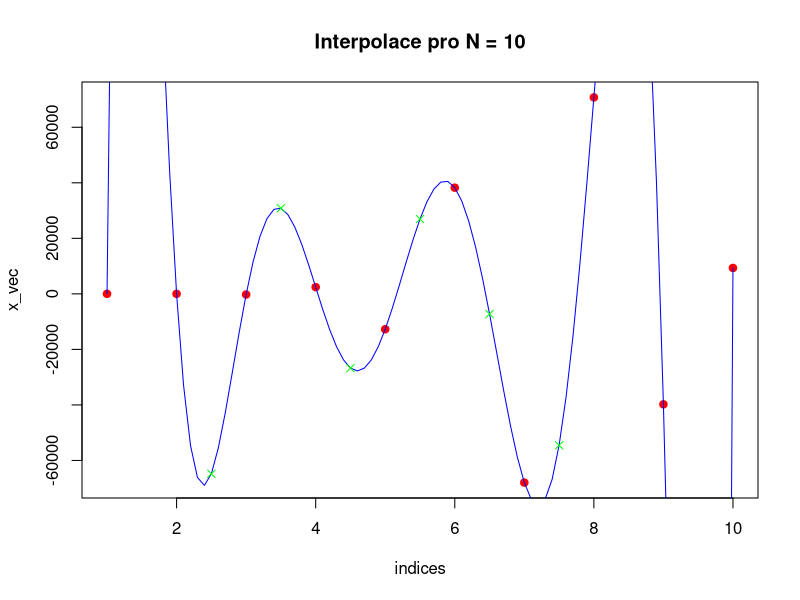

Generate this figure with R:
## ---- chunk 1
knitr::opts_chunk$set(echo = TRUE)
## ---- chunk 2
# fofoof
NewtonHorner <- function(a, x, eps = 0.0000001){
  N <- length(a)
  repeat{
    y <- a[1]
    yd <- a[1]
    if(N > 2){
      for(i in 2:(N-1)){
        y <- y*x+a[i]
        yd <- yd*x+y
      }
      y <- y*x+a[N]
    }
    xnew <- x-y/yd
    if(abs(xnew-x) < eps) return(xnew)
    x <- xnew
  }
}
Horner <- function(a, x){
  N <- length(a)
  # if(N == 1) return(rep(a, length(x)))
  if(N == 1) a
  res <- a[N]
  for(i in (N-1):1) res <- res*x + a[i]
  return(res)
}
GausovaEliminaceV2 <- function(A, b, N){
  Ab <- cbind(A, b)
  # primy chod
  for(p in 1:(N-1)){
    prec <- 1/Ab[p, p]
    for(i in (p+1):N){
      j <- (p+1):(N+1)
      Ab[i, j] <- Ab[i, j] - Ab[i, p] * prec * Ab[p, j]
    }
  }
  # zpetny chod
  x <- numeric(N)
  A <- Ab[, -(N+1)]
  b <- Ab[, N+1]
  x[N] <- b[N]/A[N, N]
  for(i in (N-1):1){
    j <- (i+1):N
    x[i] <- (b[i] - sum(A[i, j]*x[j]))/A[i, i]
  }
  return(x)
}
GausovaEliminaceSPivotaci <- function(A, b, N){
  Ab <- cbind(A, b)
  # primy chod
  for(p in 1:(N-1)){
    pmax <- which.max(abs(Ab[p:N, p])) + p - 1
    if(pmax != p){
      j <- p:(N+1)
      aux <- Ab[p, j]
      Ab[p, j] <- Ab[pmax, j]
      Ab[pmax, j] <- aux
    }
    prec <- 1/Ab[p, p]
    for(i in (p+1):N){
      j <- (p+1):(N+1)
      Ab[i, j] <- Ab[i, j] - Ab[i, p] * prec * Ab[p, j]
    }
  }
  # zpetny chod
  x <- numeric(N)
  A <- Ab[, -(N+1)]
  b <- Ab[, N+1]
  x[N] <- b[N]/A[N, N]
  for(i in (N-1):1){
    j <- (i+1):N
    x[i] <- (b[i] - sum(A[i, j]*x[j]))/A[i, i]
  }
  return(x)
}
## ---- chunk 3
# 1. Definice parametrů a matice
N <- 10 
A <- matrix(0, N, N)
b <- rep(1, N)

for(i in 1:N) {
  for(j in 1:N) {
    # OPRAVA: závorky ve jmenovateli
    A[i, j] <- 1 - 1 / (i + j - 1) 
  }
}

# 2. Řešení soustavy (vaše funkce)
x_vec <- GausovaEliminaceSPivotaci(A, b, N)

# 3. Interpolace bodů [i, x_i]
# Použijeme Newtonovu metodu (vaše dřívější funkce)
NewtonCoefs <- function(x, y) {
  n <- length(x)
  a <- y
  for (j in 2:n) {
    a[j:n] <- (a[j:n] - a[j - 1]) / (x[j:n] - x[j - 1])
  }
  return(a)
}

poly_eval <- function(x_base, coefs, x_target) {
  n <- length(coefs)
  res <- coefs[n]
  for (i in (n - 1):1) {
    res <- res * (x_target - x_base[i]) + coefs[i]
  }
  return(res)
}

indices <- 1:N
coefs <- NewtonCoefs(indices, x_vec)

# 4. Výpočet hodnot uprostřed (1.5, 2.5, ..., 9.5)
mid_indices <- seq(1.5, N - 0.5, by = 1)
mid_values <- sapply(mid_indices, function(val) poly_eval(indices, coefs, val))

stredni_hodnota <- mean(mid_values)

# 5. Grafické znázornění
plot(indices, x_vec, col = "red", pch = 19, main = paste("Interpolace pro N =", N))
lines(seq(1, N, 0.1), sapply(seq(1, N, 0.1), function(v) poly_eval(indices, coefs, v)), col = "blue")
points(mid_indices, mid_values, col = "green", pch = 4) # body uprostřed

print(paste("Střední hodnota v mezibodech:", stredni_hodnota))
